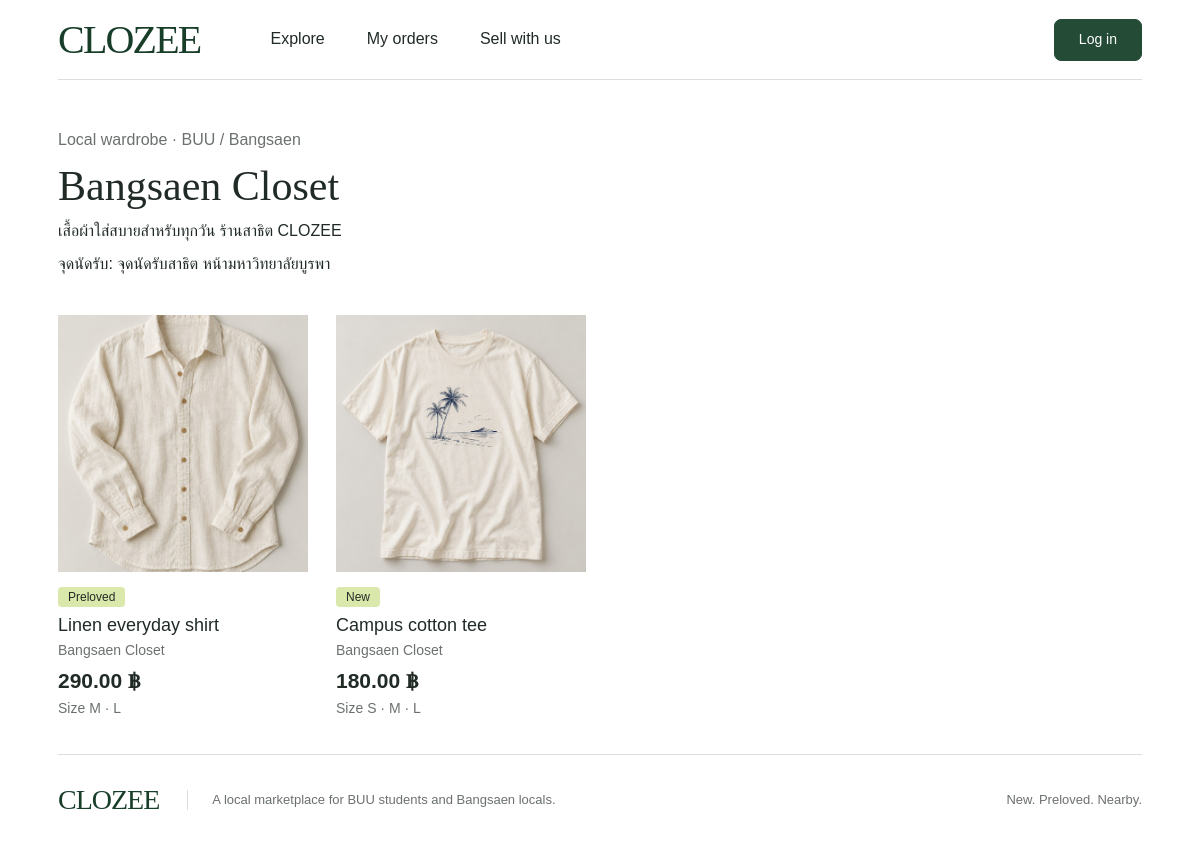
/shop.php?id=1, run on the app's committed database.
### tables this page shows
CREATE TABLE shops (
    shop_id BIGINT UNSIGNED NOT NULL AUTO_INCREMENT,
    owner_user_id BIGINT UNSIGNED NOT NULL,
    shop_name VARCHAR(150) NOT NULL,
    description TEXT NULL,
    pickup_location VARCHAR(255) NULL,
    is_active TINYINT(1) NOT NULL DEFAULT 1,
    created_at TIMESTAMP NOT NULL DEFAULT CURRENT_TIMESTAMP,
    updated_at TIMESTAMP NOT NULL DEFAULT CURRENT_TIMESTAMP ON UPDATE CURRENT_TIMESTAMP,
    PRIMARY KEY (shop_id),
    UNIQUE KEY uq_shops_owner (owner_user_id),
    CONSTRAINT fk_shops_owner FOREIGN KEY (owner_user_id)
      REFERENCES users(user_id) ON UPDATE CASCADE ON DELETE RESTRICT
);

CREATE TABLE products (
    product_id BIGINT UNSIGNED NOT NULL AUTO_INCREMENT,
    shop_id BIGINT UNSIGNED NOT NULL,
    product_name VARCHAR(180) NOT NULL,
    description TEXT NULL,
    category VARCHAR(80) NULL,
    condition_type ENUM('new','secondhand') NOT NULL,
    image_path VARCHAR(255) NULL,
    is_active TINYINT(1) NOT NULL DEFAULT 1,
    created_at TIMESTAMP NOT NULL DEFAULT CURRENT_TIMESTAMP,
    updated_at TIMESTAMP NOT NULL DEFAULT CURRENT_TIMESTAMP ON UPDATE CURRENT_TIMESTAMP,
    PRIMARY KEY (product_id),
    KEY idx_products_shop (shop_id),
    KEY idx_products_condition_active (condition_type, is_active),
    CONSTRAINT fk_products_shop FOREIGN KEY (shop_id)
      REFERENCES shops(shop_id) ON UPDATE CASCADE ON DELETE RESTRICT
);

### public/shop.php (called while the page is built)
<?php require __DIR__.'/../app/bootstrap.php';require ROOT.'/app/pages/shop.php';

### app/config/db.php (called while the page is built, shortened)
<?php
function db(): PDO
{
    static $pdo;
    if ($pdo instanceof PDO) return $pdo;
    $c = config();
    $pdo = new PDO(
        sprintf('mysql:host=%s;port=%d;dbname=%s;charset=utf8mb4', $c['db_host'], $c['db_port'], $c['db_name']),
        $c['db_user'], $c['db_pass'],
        [PDO::ATTR_ERRMODE => PDO::ERRMODE_EXCEPTION, PDO::ATTR_DEFAULT_FETCH_MODE => PDO::FETCH_ASSOC,
         PDO::ATTR_EMULATE_PREPARES => false, PDO::ATTR_STRINGIFY_FETCHES => false]
    );
    $pdo->exec("SET time_zone = '+00:00'");
    return $pdo;
}
function query(string $sql, array $params = []): PDOStatement
{
    $statement = db()->prepare($sql);
    $statement->execute($params);
    return $statement;
}

### app/bootstrap.php (called while the page is built, shortened)
<?php
function config(): array
{
    static $values;
    if (is_array($values)) return $values;
    $values = require __DIR__ . '/config/example.php';
    $values['base_path'] = rtrim((string)$values['base_path'], '/');
    return $values;
}
require __DIR__ . '/config/db.php';
require __DIR__ . '/validation.php';
require __DIR__ . '/services/ProductService.php';
function url(string $path = ''): string { return config()['base_path'] . '/' . ltrim($path, '/'); }
function h(mixed $value): string { return htmlspecialchars((string)$value, ENT_QUOTES | ENT_SUBSTITUTE, 'UTF-8'); }

### app/services/ProductService.php (called while the page is built, shortened)
<?php
function catalog(array $filters, int $limit=24, int $offset=0): array {
    $where=['p.is_active=1','s.is_active=1','v.is_active=1']; $params=[];
    if(!empty($filters['shop_id'])) { $where[]='p.shop_id=?';$params[]=(int)$filters['shop_id']; }
    $sql='SELECT p.*,s.shop_name,MIN(v.price) AS min_price,SUM(v.stock_quantity) AS total_stock,GROUP_CONCAT(v.size_label ORDER BY v.variant_id SEPARATOR \' · \') AS sizes FROM products p JOIN shops s ON s.shop_id=p.shop_id JOIN product_variants v ON v.product_id=p.product_id WHERE '.implode(' AND ',$where).' GROUP BY p.product_id,s.shop_id ORDER BY p.product_id LIMIT '.max(1,min($limit,100)).' OFFSET '.max(0,$offset);
    return query($sql,$params)->fetchAll();
}

### app/config/example.php (called while the page is built)
<?php
return [
    'db_host' => '127.0.0.1',
    'db_port' => 3306,
    'db_name' => 'clozee',
    'db_user' => 'clozee',
    'db_pass' => '',
    'base_path' => '',
    'secure_cookies' => true,
    'delivery_fee' => '30.00',
];

### app/validation.php (called while the page is built, shortened)
<?php
function cents(mixed $value): int {
    if (!preg_match('/^(0|[1-9][0-9]{0,6})(?:\.([0-9]{1,2}))?$/D', (string)$value, $m)) throw new ValidationException('ราคาต้องไม่ติดลบและมีทศนิยมไม่เกิน 2 หลัก');
    return (int)$m[1]*100 + (int)str_pad($m[2]??'', 2, '0');
}
function money(mixed $decimal): string { return number_format(cents((string)$decimal)/100, 2) . ' ฿'; }

### app/templates/product-card.php (the view)
<article class="product-card"><a class="product-image" href="<?=h(url('product.php?id='.$p['product_id']))?>"><img src="<?=h(url('assets/images/'.(in_array($p['image_path'],IMAGES,true)?$p['image_path']:'linen.jpg')))?>" alt="<?=h($p['product_name'])?>" width="400" height="500" loading="lazy"></a>
<span class="condition"><?=$p['condition_type']==='new'?'New':'Preloved'?></span>
<h2><a href="<?=h(url('product.php?id='.$p['product_id']))?>"><?=h($p['product_name'])?></a></h2><a class="shop-link" href="<?=h(url('shop.php?id='.$p['shop_id']))?>"><?=h($p['shop_name'])?></a>
<p class="price"><?=money($p['min_price'])?></p><p class="muted">Size <?=h($p['sizes'])?><?php if((int)$p['total_stock']===0): ?> · สินค้าหมด<?php endif; ?></p></article>

### app/pages/shop.php (shortened to what this page needs)
<?php
$id=(int)($_GET['id']??0);$shop=query('SELECT shop_id,shop_name,description,pickup_location FROM shops WHERE shop_id=? AND is_active=1',[$id])->fetch();
$title=$shop['shop_name'];$products=catalog(['shop_id'=>$id],100);require ROOT.'/app/templates/header.php'; ?>
<section class="page-heading"><div><p class="muted">Local wardrobe · BUU / Bangsaen</p><h1><?=h($shop['shop_name'])?></h1><p><?=nl2br(h($shop['description']))?></p><p>จุดนัดรับ: <?=h($shop['pickup_location'])?></p></div></section><section class="product-grid"><?php foreach($products as $p) require ROOT.'/app/templates/product-card.php'; ?></section><?php if(!$products): ?><p class="empty">ร้านนี้ยังไม่มีสินค้าที่เปิดขาย</p><?php endif; ?>
<?php require ROOT.'/app/templates/footer.php'; ?>

### public/assets/css/app.css (style rules this page uses)
:root { --ink:#212b26;--green:#244b36;--sage:#eef2ed;--lime:#dbe8ac;--line:#dedfdc;--muted:#6b716d;--danger:#9a302b;--radius:7px;font-family:Arial,"Tahoma",sans-serif;color:var(--ink);background:#fff;font-size:16px;line-height:1.55 }
* { box-sizing:border-box }
body { margin:0 }
a { color:inherit;text-decoration:none }
button,a,input,select,textarea { -webkit-tap-highlight-color:transparent }
button,a { touch-action:manipulation }
img { display:block;max-width:100% }
.product-grid { display:grid;grid-template-columns:repeat(4,minmax(0,1fr));gap:28px;margin-bottom:30px }
.product-image { display:block;background:#e7e5de;overflow:hidden;aspect-ratio:1/1.03;margin-bottom:12px }
.product-image img { width:100%;height:100%;object-fit:cover;transition:transform .25s }
.condition { display:inline-block;padding:1px 10px;background:var(--lime);border-radius:4px;font-size:12px;line-height:1.5 }
.product-card h2 { font-size:18px;line-height:1.4;font-weight:400;margin:4px 0 0 }
.shop-link { font-size:14px;color:var(--muted) }
.price { font-size:21px;font-weight:600;margin:2px 0 0 }
.product-card .muted { margin:0;font-size:14px }
.muted,.field-help { color:var(--muted) }
h1,h2,h3,p { overflow-wrap:anywhere }
.page-heading { display:flex;align-items:center;justify-content:space-between;gap:25px;padding:30px 0 }
.page-heading h1 { font:42px/1.2 Georgia,"Tahoma",serif;margin:5px 0 }
.page-heading p { margin:8px 0 }

### data on the page
shops: shop_name "Bangsaen Closet", description "เสื้อผ้าใส่สบายสำหรับทุกวัน ร้านสาธิต CLOZEE", pickup_location "จุดนัดรับสาธิต หน้ามหาวิทยาลัยบูรพา"
products: image_path (picture), condition_type "Preloved", product_name "Linen everyday shirt", shop.shop_name "Bangsaen Closet", min_price "290.00 ฿", sizes "M · L"
products: image_path (picture), condition_type "New", product_name "Campus cotton tee", shop.shop_name "Bangsaen Closet", min_price "180.00 ฿", sizes "S · M · L"
